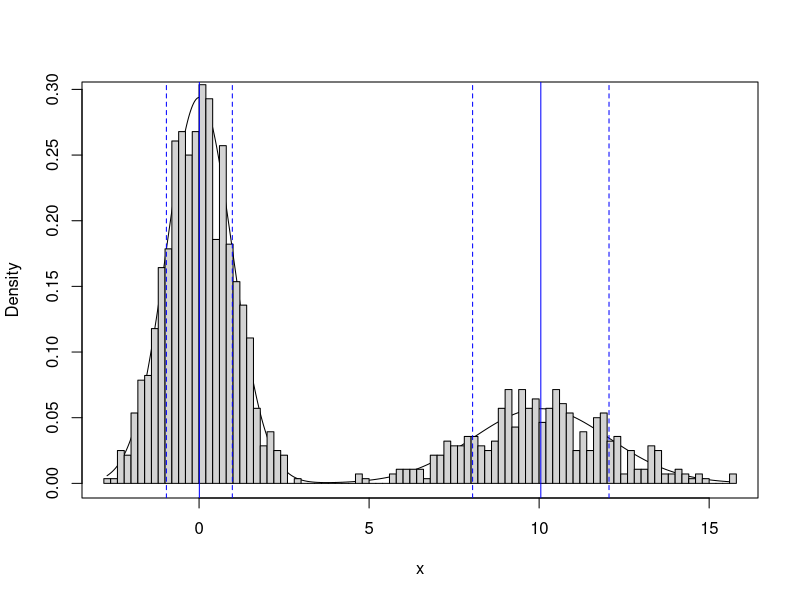

Generate this figure with R: (Note: this script raises an error after producing the figure.)
#################
## With mclust ##
#################

library(mclust)
data = c(rnorm(1000),rnorm(400,sd=2,mean=10))
clust = Mclust(data,G=2,model="V") #G=2 populations, "V" means unequal variances

mu = clust$par$mean  ## should be approx [0,10]
sigma = sqrt(clust$par$variance$sigmasq)  ## should be [1,2]

mclust1Dplot(data,parameters=clust$parameters,z=clust$z,what="density",col='red',new=TRUE)
hist(data,freq=FALSE,breaks=100,add=TRUE)
abline(v=mu,col='blue')
abline(v=c(mu+sigma,mu-sigma),col='blue',lty=2)

###################
## With mixtools ##
###################

# http://cran.r-project.org/web/packages/mixtools/mixtools.pdf

library(mixtools)
mixmdl = normalmixEM(data)

mixdml$mu
mixdml$sigma
mixdml$loglik

plot(mixmdl,which=2)
lines(density(data), lty=2, lwd=2)
